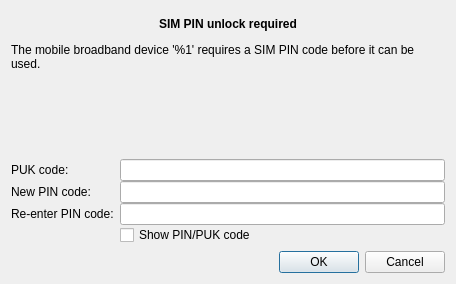
<?xml version="1.0" encoding="UTF-8"?>
<ui version="4.0">
 <class>PinWidget</class>
 <widget class="QWidget" name="PinWidget">
  <property name="geometry">
   <rect>
    <x>0</x>
    <y>0</y>
    <width>456</width>
    <height>284</height>
   </rect>
  </property>
  <property name="windowTitle">
   <string>SIM PIN unlock required</string>
  </property>
  <layout class="QVBoxLayout" name="verticalLayout">
   <item>
    <layout class="QGridLayout">
     <property name="leftMargin">
      <number>0</number>
     </property>
     <property name="topMargin">
      <number>0</number>
     </property>
     <property name="rightMargin">
      <number>0</number>
     </property>
     <property name="bottomMargin">
      <number>0</number>
     </property>
     <item row="0" column="1">
      <widget class="QLabel" name="title">
       <property name="sizePolicy">
        <sizepolicy hsizetype="Preferred" vsizetype="Preferred">
         <horstretch>10</horstretch>
         <verstretch>0</verstretch>
        </sizepolicy>
       </property>
       <property name="font">
        <font>
         <pointsize>9</pointsize>
         <weight>75</weight>
         <bold>true</bold>
        </font>
       </property>
       <property name="text">
        <string>SIM PIN unlock required</string>
       </property>
       <property name="textFormat">
        <enum>Qt::RichText</enum>
       </property>
       <property name="alignment">
        <set>Qt::AlignCenter|Qt::AlignHCenter|Qt::AlignLeading|Qt::AlignLeft|Qt::AlignVCenter</set>
       </property>
       <property name="wordWrap">
        <bool>true</bool>
       </property>
      </widget>
     </item>
     <item row="1" column="1">
      <widget class="QLabel" name="prompt">
       <property name="sizePolicy">
        <sizepolicy hsizetype="Preferred" vsizetype="Preferred">
         <horstretch>10</horstretch>
         <verstretch>0</verstretch>
        </sizepolicy>
       </property>
       <property name="font">
        <font>
         <pointsize>9</pointsize>
         <weight>50</weight>
         <bold>false</bold>
        </font>
       </property>
       <property name="text">
        <string>The mobile broadband device '%1' requires a SIM PIN code before it can be used.</string>
       </property>
       <property name="textFormat">
        <enum>Qt::RichText</enum>
       </property>
       <property name="alignment">
        <set>Qt::AlignBottom|Qt::AlignLeading|Qt::AlignLeft</set>
       </property>
       <property name="wordWrap">
        <bool>true</bool>
       </property>
      </widget>
     </item>
    </layout>
   </item>
   <item>
    <spacer>
     <property name="orientation">
      <enum>Qt::Vertical</enum>
     </property>
     <property name="sizeType">
      <enum>QSizePolicy::Fixed</enum>
     </property>
     <property name="sizeHint" stdset="0">
      <size>
       <width>400</width>
       <height>16</height>
      </size>
     </property>
    </spacer>
   </item>
   <item>
    <widget class="KTitleWidget" name="errorMessage"/>
   </item>
   <item>
    <layout class="QFormLayout" name="formLayout">
     <property name="fieldGrowthPolicy">
      <enum>QFormLayout::ExpandingFieldsGrow</enum>
     </property>
     <property name="verticalSpacing">
      <number>0</number>
     </property>
     <property name="leftMargin">
      <number>0</number>
     </property>
     <property name="topMargin">
      <number>0</number>
     </property>
     <property name="rightMargin">
      <number>0</number>
     </property>
     <property name="bottomMargin">
      <number>0</number>
     </property>
     <item row="0" column="0">
      <widget class="QLabel" name="pukLabel">
       <property name="text">
        <string>PUK code:</string>
       </property>
       <property name="buddy">
        <cstring>puk</cstring>
       </property>
      </widget>
     </item>
     <item row="0" column="1">
      <widget class="QLineEdit" name="puk">
       <property name="echoMode">
        <enum>QLineEdit::Password</enum>
       </property>
       <property name="showClearButton" stdset="0">
        <bool>true</bool>
       </property>
      </widget>
     </item>
     <item row="1" column="0">
      <widget class="QLabel" name="pinLabel">
       <property name="text">
        <string>New PIN code:</string>
       </property>
       <property name="buddy">
        <cstring>pin</cstring>
       </property>
      </widget>
     </item>
     <item row="1" column="1">
      <widget class="QLineEdit" name="pin">
       <property name="echoMode">
        <enum>QLineEdit::Password</enum>
       </property>
       <property name="showClearButton" stdset="0">
        <bool>true</bool>
       </property>
      </widget>
     </item>
     <item row="2" column="0">
      <widget class="QLabel" name="pin2Label">
       <property name="text">
        <string>Re-enter PIN code:</string>
       </property>
       <property name="buddy">
        <cstring>pin2</cstring>
       </property>
      </widget>
     </item>
     <item row="2" column="1">
      <widget class="QLineEdit" name="pin2">
       <property name="echoMode">
        <enum>QLineEdit::Password</enum>
       </property>
       <property name="showClearButton" stdset="0">
        <bool>true</bool>
       </property>
      </widget>
     </item>
     <item row="3" column="1">
      <widget class="QCheckBox" name="chkShowPass">
       <property name="text">
        <string>Show PIN/PUK code</string>
       </property>
      </widget>
     </item>
    </layout>
   </item>
   <item>
    <widget class="QDialogButtonBox" name="buttonBox">
     <property name="standardButtons">
      <set>QDialogButtonBox::Cancel|QDialogButtonBox::Ok</set>
     </property>
    </widget>
   </item>
  </layout>
 </widget>
 <customwidgets>
  <customwidget>
   <class>KTitleWidget</class>
   <extends>QWidget</extends>
   <header>ktitlewidget.h</header>
  </customwidget>
 </customwidgets>
 <tabstops>
  <tabstop>puk</tabstop>
  <tabstop>pin</tabstop>
  <tabstop>pin2</tabstop>
  <tabstop>chkShowPass</tabstop>
 </tabstops>
 <resources/>
 <connections/>
</ui>
